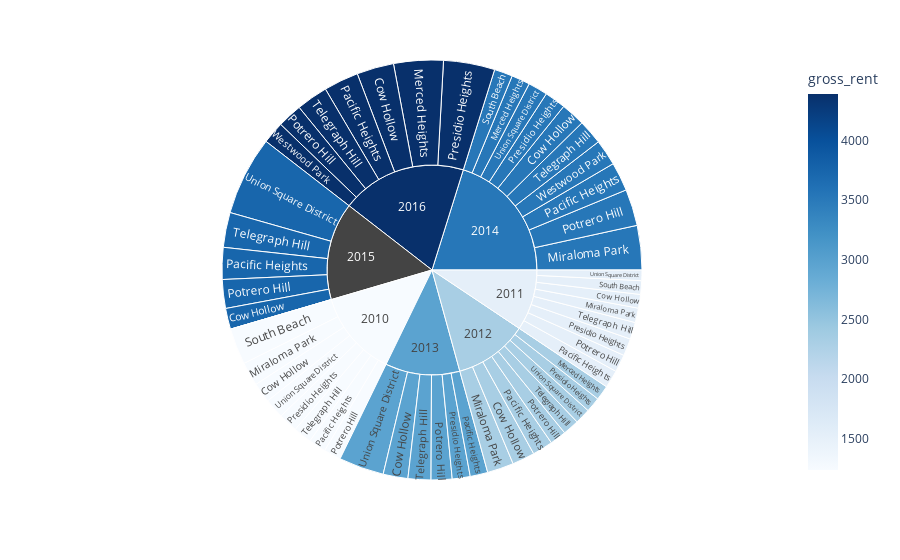

Notebook code for this chart:
### Code cell
sunburst()

### Figure 1 — Plotly figure (JSON) as saved in the notebook; plotly's stock layout.template omitted (floating-point values rounded to 4 significant figures)
{"data": [{"branchvalues": "total", "customdata": [["Cow Hollow", 1239], ["Cow Hollow", 1530.0], ["Cow Hollow", 2324], ["Cow Hollow", 2971], ["Cow Hollow", 3528.0], ["Cow Hollow", 3739.0], ["Cow Hollow", 4390], ["Merced Heights", 2324], ["Merced Heights", 3528], ["Merced Heights", 4390], ["Miraloma Park", 1239], ["Miraloma Park", 1530], ["Miraloma Park", 2324], ["Miraloma Park", 3528], ["Pacific Heights", 1239], ["Pacific Heights", 1530], ["Pacific Heights", 2324], ["Pacific Heights", 2971], ["Pacific Heights", 3528], ["Pacific Heights", 3739], ["Pacific Heights", 4390], ["Potrero Hill", 1239], ["Potrero Hill", 1530], ["Potrero Hill", 2324], ["Potrero Hill", 2971], ["Potrero Hill", 3528], ["Potrero Hill", 3739], ["Potrero Hill", 4390], ["Presidio Heights", 1239], ["Presidio Heights", 1530], ["Presidio Heights", 2324], ["Presidio Heights", 2971], ["Presidio Heights", 3528], ["Presidio Heights", null], ["Presidio Heights", 4390], ["South Beach", 1239], ["South Beach", 1530], ["South Beach", 3528], ["Telegraph Hill", 1239], ["Telegraph Hill", 1530], ["Telegraph Hill", 2324.0], ["Telegraph Hill", 2971], ["Telegraph Hill", 3528.0], ["Telegraph Hill", 3739], ["Telegraph Hill", 4390], ["Union Square District", 1239], ["Union Square District", 1530], ["Union Square District", 2324], ["Union Square District", 2971], ["Union Square District", 3528], ["Union Square District", 3739.0], ["Westwood Park", 3528.0], ["Westwood Park", 4390], ["(?)", 1239.0], ["(?)", 1530], ["(?)", 2324.0], ["(?)", 2971.0], ["(?)", 3528.0], ["(?)", null], ["(?)", 4390]], "domain": {"x": [0, 1], "y": [0, 1]}, "hovertemplate": "labels=%{label}<br>sale_price_sqr_foot=%{value}<br>parent=%{parent}<br>id=%{id}<br>neighborhood=%{customdata[0]}<br>gross_rent=%{color}<extra></extra>", "ids": ["2010/Cow Hollow", "2011/Cow Hollow", "2012/Cow Hollow", "2013/Cow Hollow", "2014/Cow Hollow", "2015/Cow Hollow", "2016/Cow Hollow", "2012/Merced Heights", "2014/Merced Heights", "2016/Merced Heights", "2010/Miraloma Park", "2011/Miraloma Park", "2012/Miraloma Park", "2014/Miraloma Park", "2010/Pacific Heights", "2011/Pacific Heights", "2012/Pacific Heights", "2013/Pacific Heights", "2014/Pacific Heights", "2015/Pacific Heights", "2016/Pacific Heights", "2010/Potrero Hill", "2011/Potrero Hill", "2012/Potrero Hill", "2013/Potrero Hill", "2014/Potrero Hill", "2015/Potrero Hill", "2016/Potrero Hill", "2010/Presidio Heights", "2011/Presidio Heights", "2012/Presidio Heights", "2013/Presidio Heights", "2014/Presidio Heights", "2015/Presidio Heights", "2016/Presidio Heights", "2010/South Beach", "2011/South Beach", "2014/South Beach", "2010/Telegraph Hill", "2011/Telegraph Hill", "2012/Telegraph Hill", "2013/Telegraph Hill", "2014/Telegraph Hill", "2015/Telegraph Hill", "2016/Telegraph Hill", "2010/Union Square District", "2011/Union Square District", "2012/Union Square District", "2013/Union Square District", "2014/Union Square District", "2015/Union Square District", "2014/Westwood Park", "2016/Westwood Park", "2010", "2011", "2012", "2013", "2014", "2015", "2016"], "labels": ["Cow Hollow", "Cow Hollow", "Cow Hollow", "Cow Hollow", "Cow Hollow", "Cow Hollow", "Cow Hollow", "Merced Heights", "Merced Heights", "Merced Heights", "Miraloma Park", "Miraloma Park", "Miraloma Park", "Miraloma Park", "Pacific Heights", "Pacific Heights", "Pacific Heights", "Pacific Heights", "Pacific Heights", "Pacific Heights", "Pacific Heights", "Potrero Hill", "Potrero Hill", "Potrero Hill", "Potrero Hill", "Potrero Hill", "Potrero Hill", "Potrero Hill", "Presidio Heights", "Presidio Heights", "Presidio Heights", "Presidio Heights", "Presidio Heights", "Presidio Heights", "Presidio Heights", "South Beach", "South Beach", "South Beach", "Telegraph Hill", "Telegraph Hill", "Telegraph Hill", "Telegraph Hill", "Telegraph Hill", "Telegraph Hill", "Telegraph Hill", "Union Square District", "Union Square District", "Union Square District", "Union Square District", "Union Square District", "Union Square District", "Westwood Park", "Westwood Park", "2010", "2011", "2012", "2013", "2014", "2015", "2016"], "marker": {"coloraxis": "coloraxis", "colors": [1239, 1530.0, 2324, 2971, 3528.0, 3739.0, 4390, 2324, 3528, 4390, 1239, 1530, 2324, 3528, 1239, 1530, 2324, 2971, 3528, 3739, 4390, 1239, 1530, 2324, 2971, 3528, 3739, 4390, 1239, 1530, 2324, 2971, 3528, null, 4390, 1239, 1530, 3528, 1239, 1530, 2324.0, 2971, 3528.0, 3739, 4390, 1239, 1530, 2324, 2971, 3528, 3739.0, 3528.0, 4390, 1239.0, 1530, 2324.0, 2971.0, 3528.0, null, 4390]}, "name": "", "parents": ["2010", "2011", "2012", "2013", "2014", "2015", "2016", "2012", "2014", "2016", "2010", "2011", "2012", "2014", "2010", "2011", "2012", "2013", "2014", "2015", "2016", "2010", "2011", "2012", "2013", "2014", "2015", "2016", "2010", "2011", "2012", "2013", "2014", "2015", "2016", "2010", "2011", "2014", "2010", "2011", "2012", "2013", "2014", "2015", "2016", "2010", "2011", "2012", "2013", "2014", "2015", "2014", "2016", "", "", "", "", "", "", ""], "type": "sunburst", "values": [569.4, 390.6, 644.8, 707.4, 691.9, 598.6, 1059.0, 421.1, 528.7, 1417.0, 680.6, 414.7, 756.2, 1268.0, 496.5, 509.0, 586.2, 503.9, 824.7, 910.2, 996.4, 491.5, 503.1, 466.6, 598.7, 1045.0, 821.3, 707.7, 549.4, 493.8, 426.6, 512.8, 603.5, 0, 1466.0, 1037.0, 388.6, 524.6, 524.8, 483.4, 465.8, 653.3, 708.2, 997.0, 903.0, 569.2, 302.1, 445.2, 1290.0, 558.3, 2259.0, 743.0, 631.2, 4918.0, 3485.0, 4213.0, 4267.0, 7496.0, 5586.0, 7180.0]}], "layout": {"autosize": true, "coloraxis": {"cmid": null, "colorbar": {"title": {"text": "gross_rent"}}, "colorscale": [[0, "rgb(247,251,255)"], [0.125, "rgb(222,235,247)"], [0.25, "rgb(198,219,239)"], [0.375, "rgb(158,202,225)"], [0.5, "rgb(107,174,214)"], [0.625, "rgb(66,146,198)"], [0.75, "rgb(33,113,181)"], [0.875, "rgb(8,81,156)"], [1, "rgb(8,48,107)"]]}, "legend": {"tracegroupgap": 0}, "margin": {"t": 60}}}
